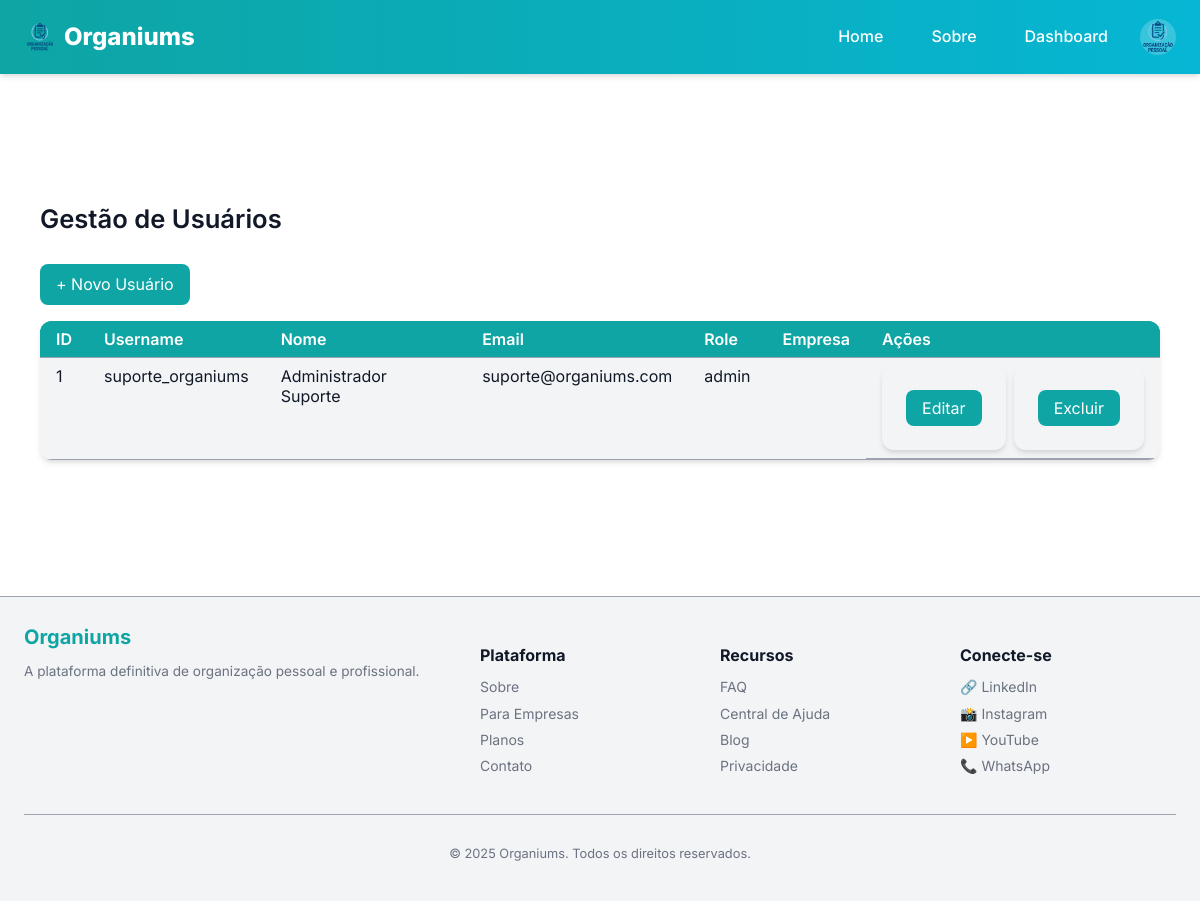
The app's page /admin/usuarios (signed in) with its own data.
### models.py (models this page shows, shortened)
class User(UserMixin, db.Model):
    __tablename__ = "user"
    id = db.Column(db.Integer, primary_key=True)
    username = db.Column(db.String(50), unique=True, index=True, nullable=False)
    name = db.Column(db.String(120), nullable=False)
    email = db.Column(db.String(120), unique=True, index=True, nullable=False)
    password_hash = db.Column(db.String(128))
    avatar = db.Column(db.String(200))
    role = db.Column(db.String(30), default="cliente", nullable=False)
    company_id = db.Column(db.Integer, db.ForeignKey('company.id'), nullable=True)
    def is_admin(self):
        return self.role == "admin"

### app/views.py (the view)
@bp.route('/admin/usuarios')
@login_required
def admin_usuarios():
    if not current_user.is_admin():
        abort(403)
    usuarios = User.query.order_by(User.id.desc()).all()
    register_log("Acesso à gestão de usuários")
    return render_template('admin/usuarios_list.html', usuarios=usuarios)

### app/utils.py (called while the page is built)
def register_log(action, status="ok"):
    user_id = current_user.id if current_user.is_authenticated else None
    ip_address = request.remote_addr
    log = Log(
        user_id=user_id,
        action=action,
        ip_address=ip_address,
        status=status
    )
    db.session.add(log)
    db.session.commit()

### manage.py (called while the page is built)
def create_app(config_object=None):
    app = Flask(__name__, template_folder='app/templates', static_folder='app/static')
    app.config.from_object(config_object or Config)
    db.init_app(app)
    migrate.init_app(app, db)
    login.init_app(app)
    from models import User
    @login.user_loader
    def load_user(user_id):
        return User.query.get(int(user_id))
    from app.views import bp as app_bp
    from api.views import bp as api_bp
    app.register_blueprint(app_bp)
    app.register_blueprint(api_bp, url_prefix='/api')
    app.config['MAX_CONTENT_LENGTH'] = 2 * 1024 * 1024
    register_error_handlers(app)
    @app.shell_context_processor
    def make_shell_context():
        return {'db': db, 'User': User}
    return app

### app/templates/admin/usuarios_list.html (shortened to what this page needs)
{% extends 'base.html' %}
{% block include_css %}
<link rel="stylesheet" href="{{ url_for('static', filename='css/admin_usuarios.css') }}">
{% endblock %}
{% block content %}
<div class="usuarios-container">
  <h2>Gestão de Usuários</h2>
  <a href="{{ url_for('app_bp.admin_usuario_novo') }}" class="btn">+ Novo Usuário</a>
<table class="usuarios-table">
  <thead>
    <tr>
      <th>ID</th>
      <th>Username</th>
      <th>Nome</th>
      <th>Email</th>
      <th>Role</th>
      <th>Empresa</th>
      <th style="min-width:140px;">Ações</th>
    </tr>
  </thead>
  <tbody>
    {% for u in usuarios %}
    <tr>
      <td>{{ u.id }}</td>
      <td>{{ u.username }}</td>
      <td>{{ u.name }}</td>
      <td>{{ u.email }}</td>
      <td>{{ u.role }}</td>
      <td>{{ u.company.name }}</td>
      <td class="acoes-col">
        <form action="{{ url_for('app_bp.admin_usuario_editar', user_id=u.id) }}" method="GET" class="inline-form">
          <button type="submit" class="btn-sm">Editar</button>
        </form>
        <form action="{{ url_for('app_bp.admin_usuario_excluir', user_id=u.id) }}" method="POST" style="display:inline;">
          <button type="submit" class="btn-sm danger" onclick="return confirm('Tem certeza que deseja excluir?');">Excluir</button>
        </form>
      </td>
    </tr>
    {% else %}
    <tr>
      <td colspan="7">Nenhum usuário cadastrado.</td>
    </tr>
    {% endfor %}
  </tbody>
</table>
</div>
{% endblock %}

### app/templates/components/header.html (shortened to what this page needs)
<header class="site-header">
  <div class="header-wrap">
    <a class="brand" href="{{ url_for('app_bp.home') }}">
      <img class="brand-logo" src="{{ url_for('static', filename='img/logo.png') }}" alt="Organiums" width="32" height="32">
      Organiums
    </a>
    <nav class="desktop-nav">
      <a class="nav-link" href="{{ url_for('app_bp.home') }}">Home</a>
      <a class="nav-link" href="{{ url_for('app_bp.about') }}">Sobre</a>
      {% if current_user.is_authenticated %}
        <a class="nav-link" href="{{ url_for('app_bp.dashboard') }}">Dashboard</a>
        <div class="user-menu">
          {% if current_user.avatar %}
            <img src="{{ url_for('static', filename='uploads/avatars/' ~ current_user.avatar) }}"
                alt="Avatar de {{ current_user.name }}"
                width="32" height="32"
                class="user-avatar">
          {% else %}
            <div class="user-avatar placeholder-avatar">{{ current_user.name[0]|upper }}</div>
          {% endif %}
        </div>
      {% else %}
        <a class="nav-link" href="{{ url_for('app_bp.login') }}">Entrar</a>
        <a class="nav-link" href="{{ url_for('app_bp.register') }}">Cadastrar</a>
      {% endif %}
    </nav>
  </div>
</header>

### app/static/css/main.css (style rules this page uses)
* { box-sizing: border-box; }
body { font-family: var(--font-base); background: var(--bg); color: var(--fg); margin: 0; padding: 0; line-height: var(--line-height); }
button { background: var(--brand-primary); border: none; color: #fff; padding: var(--spacing-sm) var(--spacing-md); border-radius: var(--radius); cursor: pointer; transition: var(--transition); }
input, button { font: inherit; }

### app/static/css/admin_usuarios.css (style rules this page uses)
.usuarios-container { max-width: var(--container-width); margin: var(--spacing-xl) auto; padding: var(--spacing-lg); }
.usuarios-container h2 { margin-bottom: var(--spacing-lg); font-size: 1.6rem; font-weight: 600; }
.btn { display: inline-block; background: var(--brand-primary); color: white; padding: var(--spacing-sm) var(--spacing-md); border-radius: var(--radius); text-decoration: none; margin-bottom: var(--spacing-md); transition: var(--transition); }
.usuarios-container form { background: var(--bg-light); padding: var(--spacing-lg); border-radius: var(--radius-lg); box-shadow: var(--shadow); max-width: 600px; }
form button { background: var(--brand-primary); padding: var(--spacing-sm) var(--spacing-md); border: none; border-radius: var(--radius); color: white; cursor: pointer; float: right; transition: var(--transition); }
.usuarios-table { width: 100%; border-collapse: collapse; background: var(--bg-light); box-shadow: var(--shadow); border-radius: var(--radius-lg); overflow: hidden; }
.usuarios-table th, .usuarios-table td { padding: var(--spacing-sm) var(--spacing-md); text-align: left; border-bottom: 1px solid var(--muted-light); color: var(--fg); }
.usuarios-table th { background: var(--brand-primary); color: #fff; font-weight: 600; }
.acoes-col { display: flex; gap: 8px; align-items: center; }
.inline-form { display: inline-block; margin: 0; }

### app/static/css/vars.css (style rules this page uses)
:root { --bg: #ffffff; --fg: #111827; --bg-light: #f3f4f6; --muted: #6b7280; --muted-light: #9ca3af; --border: #e5e7eb; --surface: #ffffff; --brand-primary: #0ea5a4; --brand-secondary: #06b6d4; --brand-dark: #0d9488; --success: #10b981; --success-bg: #d1fae5; --danger: #ef4444; --danger-bg: #fee2e2; --warning: #f59e0b; --warning-bg: #fef3c7; --info: #3b82f6; --info-bg: #dbeafe; --font-base: 'Inter', system-ui, Arial, sans-serif; --font-alt: 'Inter', system-ui, Arial, sans-serif; --text-xs: 0.75rem; --text-sm: 0.875rem; --text-md: 1rem; --text-lg: 1.125rem; --text-xl: 1.25rem; --text-2xl: 1.5rem; --text-3xl: 1.875rem; --line-height: 1.6; --container-width: 1200px; --spacing-xs: 4px; --spacing-sm: 8px; --spacing-md: 16px; --spacing-lg: 24px; --spacing-xl: 32px; --spacing-2xl: 48px; --radius: 8px; --radius-lg: 12px; --radius-full: 9999px; --shadow: 0 4px 6px -1px rgba(0, 0, 0, 0.1), 0 2px 4px -1px rgba(0, 0, 0, 0.06); --shadow-md: 0 10px 15px -3px rgba(0, 0, 0, 0.1), 0 4px 6px -2px rgba(0, 0, 0, 0.05); --shadow-lg: 0 20px 25px -5px rgba(0, 0, 0, 0.1), 0 10px 10px -5px rgba(0, 0, 0, 0.04); --transition: all 0.3s ease; --modal-bg: var(--surface); --overlay-bg: rgba(0, 0, 0, 0.6); }

### app/static/css/components/header.css (style rules this page uses)
.site-header { background: linear-gradient(90deg, var(--brand-primary), var(--brand-secondary)); color: white; position: sticky; top: 0; z-index: 1000; box-shadow: var(--shadow); }
.header-wrap { max-width: var(--container-width); margin: 0 auto; display: flex; justify-content: space-between; align-items: center; padding: var(--spacing-md) var(--spacing-lg); }
.brand { font-weight: 800; color: white; text-decoration: none; font-size: 1.5rem; display: flex; align-items: center; gap: var(--spacing-sm); }
.brand-logo { height: 32px; width: auto; }
.desktop-nav { display: flex; align-items: center; gap: var(--spacing-md); }
.nav-link { color: white; text-decoration: none; font-weight: 500; padding: var(--spacing-sm) var(--spacing-md); border-radius: var(--radius); transition: var(--transition); position: relative; }
.nav-link::after { content: ''; position: absolute; bottom: 0; left: 50%; width: 0; height: 2px; background-color: white; transition: var(--transition); transform: translateX(-50%); }
.user-menu { display: flex; align-items: center; gap: var(--spacing-sm); position: relative; }
.user-avatar { width: 36px; height: 36px; border-radius: 50%; background-color: rgba(255, 255, 255, 0.2); display: flex; align-items: center; justify-content: center; font-weight: 600; cursor: pointer; }

### app/static/css/pages/admin/personal_demand.css (style rules this page uses)
.btn { background: var(--brand-primary); color: #fff; padding: var(--spacing-sm) var(--spacing-md); border-radius: var(--radius); text-decoration: none; transition: var(--transition); }

### records on screen
User: avatar (picture), id "1", username "suporte_organiums", name "Administrador Suporte", email "suporte@organiums.com", role "admin"

### other values on screen
{{ current_year|default(2025) }} "2025"
